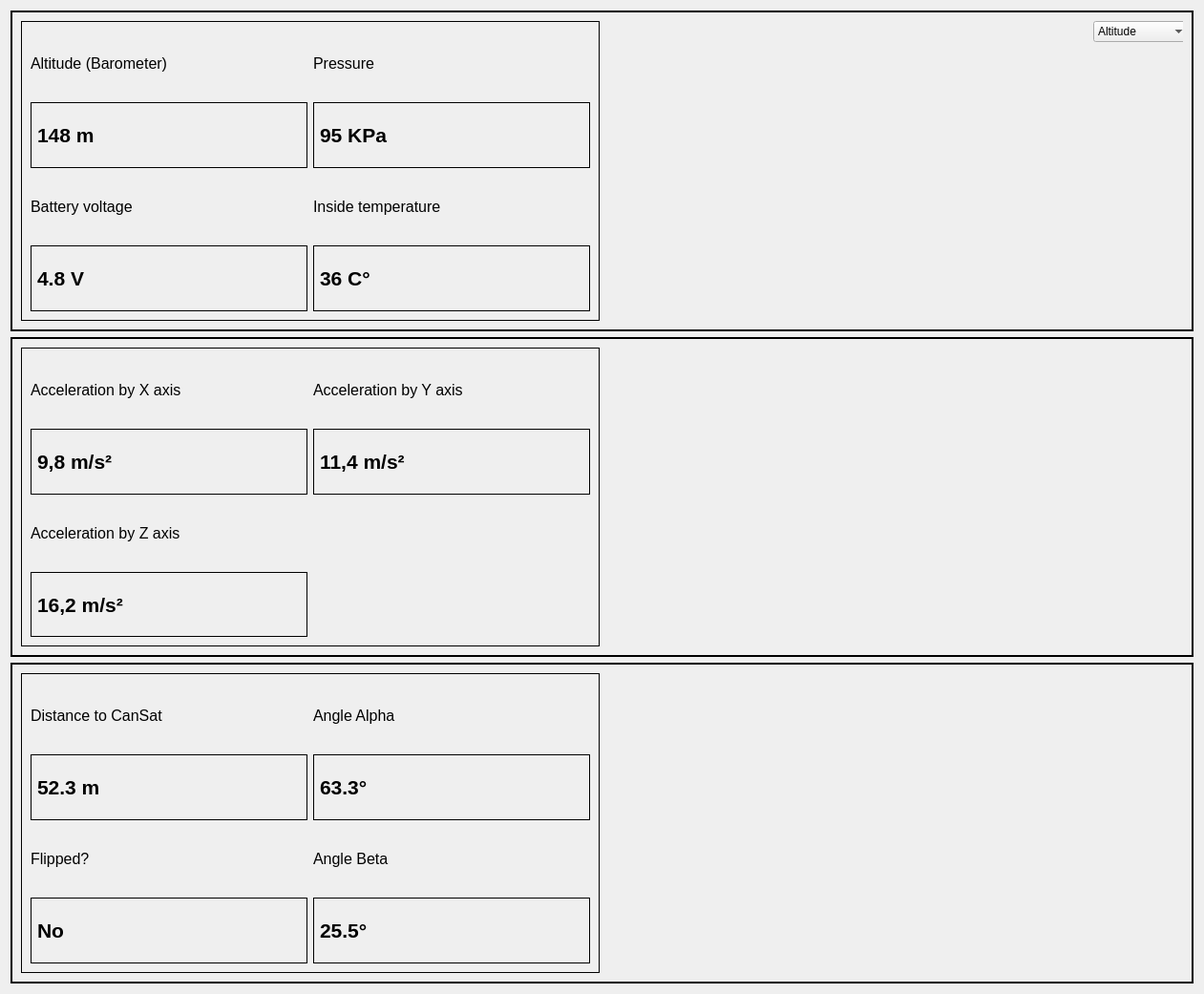
    <widget class="QWidget" name="verticalLayoutWidget">
     <property name="geometry">
      <rect>
       <x>9</x>
       <y>9</y>
       <width>1261</width>
       <height>1041</height>
      </rect>
     </property>
     <layout class="QVBoxLayout" name="dashFirstVertLayout">
      <item>
       <widget class="QFrame" name="mainHorizLayout_2">
        <property name="frameShape">
         <enum>QFrame::Box</enum>
        </property>
        <property name="lineWidth">
         <number>2</number>
        </property>
        <layout class="QHBoxLayout" name="mainHorizLayout">
         <item>
          <widget class="QFrame" name="frame">
           <property name="frameShape">
            <enum>QFrame::Box</enum>
           </property>
           <layout class="QGridLayout" name="mainGridLayout">
            <item row="1" column="2">
             <layout class="QVBoxLayout" name="verticalLayout_2">
              <item>
               <widget class="QLabel" name="dashPrsLabelName">
                <property name="font">
                 <font>
                  <family>Arial</family>
                  <pointsize>12</pointsize>
                 </font>
                </property>
                <property name="text">
                 <string>Pressure</string>
                </property>
               </widget>
              </item>
              <item>
               <widget class="QLabel" name="dashPrsLabel">
                <property name="font">
                 <font>
                  <family>Arial</family>
                  <pointsize>16</pointsize>
                  <weight>75</weight>
                  <bold>true</bold>
                 </font>
                </property>
                <property name="frameShape">
                 <enum>QFrame::Box</enum>
                </property>
                <property name="text">
                 <string>95 KPa</string>
                </property>
               </widget>
              </item>
             </layout>
            </item>
            <item row="2" column="2">
             <layout class="QVBoxLayout" name="verticalLayout_5">
              <item>
               <widget class="QLabel" name="dashT1LabelName">
                <property name="font">
                 <font>
                  <family>Arial</family>
                  <pointsize>12</pointsize>
                 </font>
                </property>
                <property name="text">
                 <string>Inside temperature</string>
                </property>
               </widget>
              </item>
              <item>
               <widget class="QLabel" name="dashT1Label">
                <property name="font">
                 <font>
                  <family>Arial</family>
                  <pointsize>16</pointsize>
                  <weight>75</weight>
                  <bold>true</bold>
                 </font>
                </property>
                <property name="frameShape">
                 <enum>QFrame::Box</enum>
                </property>
                <property name="text">
                 <string>36 C°</string>
                </property>
               </widget>
              </item>
             </layout>
            </item>
            <item row="1" column="1">
             <layout class="QVBoxLayout" name="verticalLayout">
              <item>
               <widget class="QLabel" name="dashAltLabelName">
                <property name="font">
                 <font>
                  <family>Arial</family>
                  <pointsize>12</pointsize>
                 </font>
                </property>
                <property name="text">
                 <string>Altitude (Barometer)</string>
                </property>
               </widget>
              </item>
              <item>
               <widget class="QLabel" name="dashAltLabel">
                <property name="enabled">
                 <bool>true</bool>
                </property>
                <property name="font">
                 <font>
                  <family>Arial</family>
                  <pointsize>16</pointsize>
                  <weight>75</weight>
                  <bold>true</bold>
                 </font>
                </property>
                <property name="frameShape">
                 <enum>QFrame::Box</enum>
                </property>
                <property name="text">
                 <string>148 m</string>
                </property>
               </widget>
              </item>
             </layout>
            </item>
            <item row="2" column="1">
             <layout class="QVBoxLayout" name="verticalLayout_4">
              <item>
               <widget class="QLabel" name="dashVbatLabelName">
                <property name="font">
                 <font>
                  <family>Arial</family>
                  <pointsize>12</pointsize>
                 </font>
                </property>
                <property name="text">
                 <string>Battery voltage</string>
                </property>
               </widget>
              </item>
              <item>
               <widget class="QLabel" name="dashVbatLabel">
                <property name="font">
                 <font>
                  <family>Arial</family>
                  <pointsize>16</pointsize>
                  <weight>75</weight>
                  <bold>true</bold>
                 </font>
                </property>
                <property name="frameShape">
                 <enum>QFrame::Box</enum>
                </property>
                <property name="text">
                 <string>4.8 V</string>
                </property>
               </widget>
              </item>
             </layout>
            </item>
           </layout>
          </widget>
         </item>
         <item>
          <widget class="QWidget" name="mdaa" native="true">
           <property name="sizePolicy">
            <sizepolicy hsizetype="Minimum" vsizetype="Minimum">
             <horstretch>0</horstretch>
             <verstretch>0</verstretch>
            </sizepolicy>
           </property>
           <widget class="QStackedWidget" name="mainStack">
            <property name="geometry">
             <rect>
              <x>9</x>
              <y>29</y>
              <width>601</width>
              <height>291</height>
             </rect>
            </property>
            <property name="frameShape">
             <enum>QFrame::NoFrame</enum>
            </property>
            <property name="currentIndex">
             <number>0</number>
            </property>
            <widget class="QCustomPlot" name="altPlot"/>
            <widget class="QCustomPlot" name="prsPlot"/>
            <widget class="QCustomPlot" name="vbatPlot"/>
            <widget class="QCustomPlot" name="tPlot"/>
           </widget>
           <widget class="QComboBox" name="comboBox">
            <property name="geometry">
             <rect>
              <x>511</x>
              <y>0</y>
              <width>101</width>
              <height>22</height>
             </rect>
            </property>
            <item>
             <property name="text">
              <string>Altitude</string>
             </property>
            </item>
            <item>
             <property name="text">
              <string>Pressure</string>
             </property>
            </item>
            <item>
             <property name="text">
              <string>Battery voltage</string>
             </property>
            </item>
            <item>
             <property name="text">
              <string>Temperature</string>
             </property>
            </item>
           </widget>
          </widget>
         </item>
        </layout>
       </widget>
      </item>
      <item>
       <widget class="QFrame" name="orientHorizLayout_2">
        <property name="frameShape">
         <enum>QFrame::Box</enum>
        </property>
        <property name="lineWidth">
         <number>2</number>
        </property>
        <layout class="QHBoxLayout" name="orientHorizLayout">
         <item>
          <widget class="QFrame" name="frame">
           <property name="frameShape">
            <enum>QFrame::Box</enum>
           </property>
           <layout class="QGridLayout" name="orientGridLayout">
            <item row="0" column="1">
             <layout class="QVBoxLayout" name="verticalLayout_9">
              <item>
               <widget class="QLabel" name="label_3">
                <property name="font">
                 <font>
                  <family>Arial</family>
                  <pointsize>12</pointsize>
                 </font>
                </property>
                <property name="text">
                 <string>Acceleration by Y axis</string>
                </property>
               </widget>
              </item>
              <item>
               <widget class="QLabel" name="dashAyLabel">
                <property name="font">
                 <font>
                  <family>Arial</family>
                  <pointsize>16</pointsize>
                  <weight>75</weight>
                  <bold>true</bold>
                 </font>
                </property>
                <property name="frameShape">
                 <enum>QFrame::Box</enum>
                </property>
                <property name="text">
                 <string>11,4 m/s²</string>
                </property>
               </widget>
              </item>
             </layout>
            </item>
            <item row="0" column="0">
             <layout class="QVBoxLayout" name="verticalLayout_8">
              <item>
               <widget class="QLabel" name="label">
                <property name="font">
                 <font>
                  <family>Arial</family>
                  <pointsize>12</pointsize>
                 </font>
                </property>
                <property name="text">
                 <string>Acceleration by X axis</string>
                </property>
               </widget>
              </item>
              <item>
               <widget class="QLabel" name="dashAxLabel">
                <property name="font">
                 <font>
                  <family>Arial</family>
                  <pointsize>16</pointsize>
                  <weight>75</weight>
                  <bold>true</bold>
                 </font>
                </property>
                <property name="frameShape">
                 <enum>QFrame::Box</enum>
                </property>
                <property name="text">
                 <string>9,8 m/s²</string>
                </property>
               </widget>
              </item>
             </layout>
            </item>
            <item row="1" column="0">
             <layout class="QVBoxLayout" name="verticalLayout_10">
              <item>
               <widget class="QLabel" name="label_5">
                <property name="font">
                 <font>
                  <family>Arial</family>
                  <pointsize>12</pointsize>
                 </font>
                </property>
                <property name="text">
                 <string>Acceleration by Z axis</string>
                </property>
               </widget>
              </item>
              <item>
               <widget class="QLabel" name="dashAzLabel">
                <property name="font">
                 <font>
                  <family>Arial</family>
                  <pointsize>16</pointsize>
                  <weight>75</weight>
                  <bold>true</bold>
                 </font>
                </property>
                <property name="frameShape">
                 <enum>QFrame::Box</enum>
                </property>
                <property name="text">
                 <string>16,2 m/s²</string>
                </property>
               </widget>
              </item>
             </layout>
            </item>
           </layout>
          </widget>
         </item>
         <item>
          <widget class="QCustomPlot" name="orientPlot" native="true"/>
         </item>
        </layout>
       </widget>
      </item>
      <item>
       <widget class="QFrame" name="frame">
        <property name="frameShape">
         <enum>QFrame::Box</enum>
        </property>
        <property name="lineWidth">
         <number>2</number>
        </property>
        <layout class="QHBoxLayout" name="gpsHorizLayout">
         <item>
          <widget class="QFrame" name="frame">
           <property name="frameShape">
            <enum>QFrame::Box</enum>
           </property>
           <layout class="QGridLayout" name="gpsGridLayout">
            <item row="0" column="0">
             <layout class="QGridLayout" name="gridLayout">
              <item row="0" column="0">
               <layout class="QVBoxLayout" name="verticalLayout_3">
                <item>
                 <widget class="QLabel" name="label_7">
                  <property name="font">
                   <font>
                    <family>Arial</family>
                    <pointsize>12</pointsize>
                   </font>
                  </property>
                  <property name="text">
                   <string>Distance to CanSat</string>
                  </property>
                 </widget>
                </item>
                <item>
                 <widget class="QLabel" name="distLabel">
                  <property name="font">
                   <font>
                    <family>Arial</family>
                    <pointsize>16</pointsize>
                    <weight>75</weight>
                    <bold>true</bold>
                   </font>
                  </property>
                  <property name="frameShape">
                   <enum>QFrame::Box</enum>
                  </property>
                  <property name="text">
                   <string>52.3 m</string>
                  </property>
                 </widget>
                </item>
               </layout>
              </item>
             </layout>
            </item>
            <item row="0" column="1">
             <layout class="QVBoxLayout" name="verticalLayout_6">
              <item>
               <widget class="QLabel" name="label_11">
                <property name="font">
                 <font>
                  <family>Arial</family>
                  <pointsize>12</pointsize>
                 </font>
                </property>
                <property name="text">
                 <string>Angle Alpha</string>
                </property>
               </widget>
              </item>
              <item>
               <widget class="QLabel" name="alphaLabel">
                <property name="font">
                 <font>
                  <family>Arial</family>
                  <pointsize>16</pointsize>
                  <weight>75</weight>
                  <bold>true</bold>
                 </font>
                </property>
                <property name="frameShape">
                 <enum>QFrame::Box</enum>
                </property>
                <property name="text">
                 <string>63.3°</string>
                </property>
               </widget>
              </item>
             </layout>
            </item>
            <item row="1" column="0">
             <layout class="QVBoxLayout" name="verticalLayout_13">
              <item>
               <widget class="QLabel" name="label_9">
                <property name="font">
                 <font>
                  <family>Arial</family>
                  <pointsize>12</pointsize>
                 </font>
                </property>
                <property name="text">
                 <string>Flipped?</string>
                </property>
               </widget>
              </item>
              <item>
               <widget class="QLabel" name="flipped">
                <property name="font">
                 <font>
                  <family>Arial</family>
                  <pointsize>16</pointsize>
                  <weight>75</weight>
                  <bold>true</bold>
                 </font>
                </property>
                <property name="frameShape">
                 <enum>QFrame::Box</enum>
                </property>
                <property name="text">
                 <string>No</string>
                </property>
               </widget>
              </item>
             </layout>
            </item>
            <item row="1" column="1">
             <layout class="QVBoxLayout" name="verticalLayout_14">
              <item>
               <widget class="QLabel" name="label_13">
                <property name="font">
                 <font>
                  <family>Arial</family>
                  <pointsize>12</pointsize>
                 </font>
                </property>
                <property name="text">
                 <string>Angle Beta</string>
                </property>
               </widget>
              </item>
              <item>
               <widget class="QLabel" name="betaLabel">
                <property name="font">
                 <font>
                  <family>Arial</family>
                  <pointsize>16</pointsize>
                  <weight>75</weight>
                  <bold>true</bold>
                 </font>
                </property>
                <property name="frameShape">
                 <enum>QFrame::Box</enum>
                </property>
                <property name="text">
                 <string>25.5°</string>
                </property>
               </widget>
              </item>
             </layout>
            </item>
           </layout>
          </widget>
         </item>
         <item>
          <widget class="QWidget" name="widget_3" native="true"/>
         </item>
        </layout>
       </widget>
      </item>
     </layout>
    </widget>
